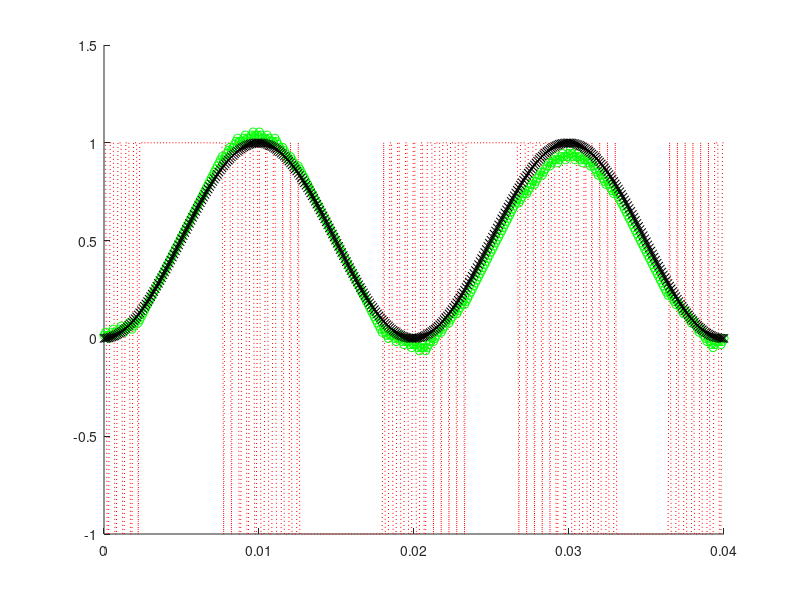

This figure's MATLAB source:
%function U = threePhasePWM(U, f, Ubus, 

f = 50;
fs = 2000;

t = linspace(0, 2/f, 400);
U = 1*sin(2*pi*f*t);
Ubus = 1;

N_oversampling = 1;

%t_samples = linspace(min(t), max(t), numel(t)*N_oversampling);
t_samples = t;

%Uint = interp1(t, U, t_samples);
Uint = U;
Upwm = (-1 + 2*(Ubus*sawtooth(2*pi*fs*t_samples, 0.5) <= Uint )) * Ubus;

%computing correction
dt = t(2)-t(1);
for kt = 2:numel(t)
    U1 = Uint(kt-1) + (Uint(kt) - Uint(kt-1))*dt;
    U2 = Upwm(kt-1) + (Upwm(kt) - Upwm(kt-1))*dt;
    
    %Upwm(kt) = Upwm(kt) - (U2-U1);
end

figure(10); clf; hold on;

%plot(t, U, 'b');

%plot(t_samples, Ucorr, 'g');

plot(t_samples, Upwm, 'r:')
plot(t_samples, cumsum(Upwm)*dt*2*pi*f/2, 'go-')
plot(t, cumsum(U)*dt*2*pi*f/2, 'kx-')

%axis([0 t(10) -1 2])
